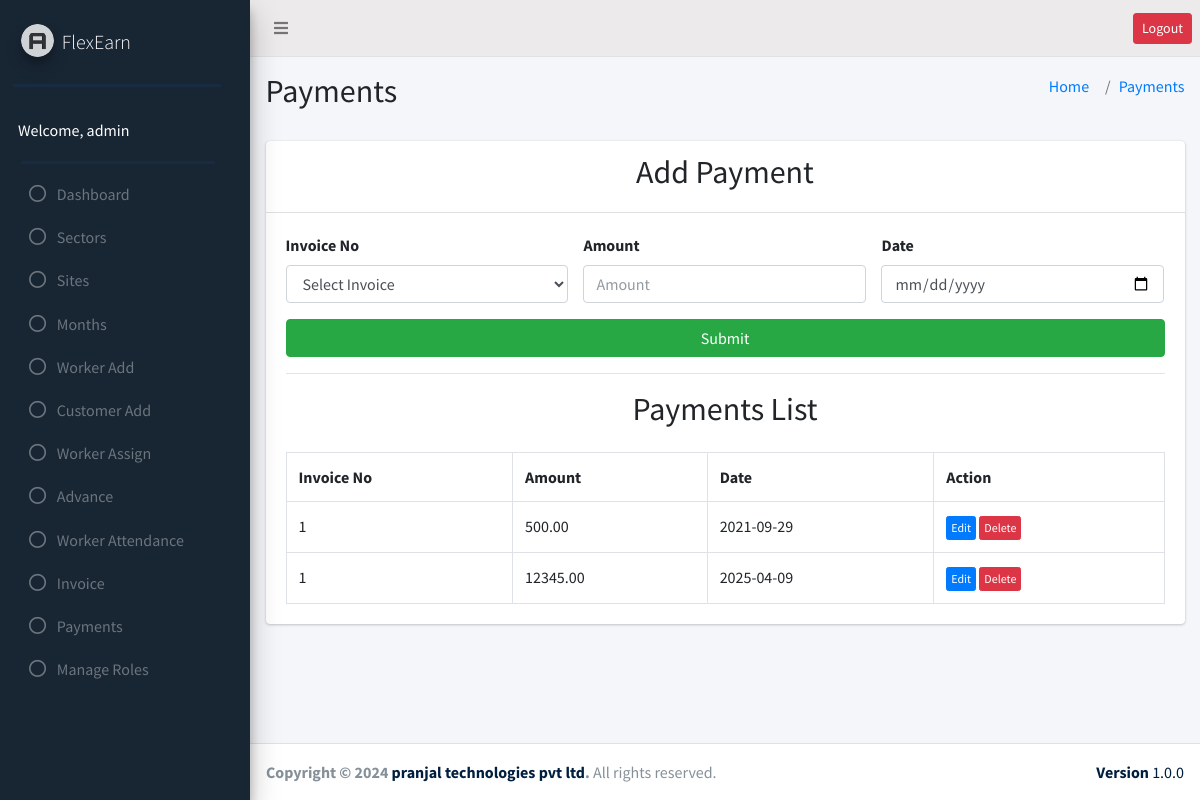
Screenshot of /Manpower/payments/payments.php (signed in) with the database file from the repository.
### tables this page shows
CREATE TABLE `payments` (
  `id` int(11) NOT NULL,
  `invoiceID` int(11) NOT NULL,
  `amount` decimal(10,2) NOT NULL,
  `date` date NOT NULL
);

### Manpower/payments/payments.php (the view, shortened to what this page needs)
<?php
require_once("../header.php");
require_once("../sidebar.php");
require_once("../db_config.php");
$where = '';
$db=$conn->query("SELECT * FROM `payments` $where");
    $conn->query("INSERT INTO `payments` (`invoiceID`, `amount`, `date`) VALUES ('$invoiceID', '$amount', '$date')"); ?>
<section class="content-header">
  <div class="container-fluid">
    <div class="row mb-2">
      <div class="col-sm-6">
        <h2> Payments</h2>
      </div>
      <div class="col-sm-6">
        <ol class="breadcrumb float-sm-right">
          <li class="breadcrumb-item"><a href="">Home</a></li>
          <li class="breadcrumb-item"><a href="">Payments</a></li>
        </ol>
      </div>
    </div>
  </div>
</section>
<section class="content">
  <div class="container-fluid">
    <div class="row">
      <div class="col-md-12">
        <div class="card">
        <?php if ($_SESSION['type'] == 'admin') { ?>
          <div class="card-header text-center ">
            <div class="row">
              <div class="col-md-12">
                <h2>Add Payment</h2>
              </div>
            </div>
          </div>
          <?php } ?>
          <div class="card-body">
          <?php if ($_SESSION['type'] == 'admin') { ?>
            <form action="" method="post">
              <div class="row">
                <div class="col-4">
                  <div class="form-group">
                    <label for="invoiceID">Invoice No</label>
                    <select class="form-control" name="invoiceID">
                      <option value="">Select Invoice</option>
                </select>
                  </div>
                </div>
                <div class="col-4">
                  <div class="form-group">
                    <label for="amount">Amount</label>
                    <input type="text" name="amount" class="form-control" placeholder="Amount">
                  </div>
                </div>
                <div class="col-4">
                  <div class="form-group">
                    <label for="date">Date</label>
                    <input type="date" class="form-control" name="date" id="date">
                  </div>
                </div>
              </div>
              <input type="submit" class="btn btn-block btn-success" value="Submit">
            </form>
            <hr>
            <?php } ?>
            <h2 class="text-center mb-4"> Payments List</h2>
            <table class="table table-bordered">
              <tr>
                <th>Invoice No</th>
                <th>Amount</th>
                <th>Date</th>
                <?php if ($_SESSION['type'] == 'admin') { ?>
                <th>Action</th>
                <?php } ?>
              </tr>
              <tr>
                <?php
            while ($i=$db->fetch_assoc()) {?>
                <td><?php echo $i['invoiceID'] ?>
                </td>
                <td><?php echo $i['amount'] ?>
                </td>
                <td><?php echo $i['date'] ?>
                </td>
                <?php if ($_SESSION['type'] == 'admin') { ?>
                <td>
                  <a href="update_payments.php?id=<?php echo $i['id'] ?>"
                    class="btn btn-xs btn-primary">Edit</a>
                  <a href="delete_payments.php?id=<?php echo $i['id'] ?>"
                    class="btn btn-xs btn-danger">Delete</a>
                </td>
                <?php } ?>
              </tr>
              <?php } ?>
            </table>
          </div>
        </div>
      </div>
    </div>
  </div>
  </div>
<?php require("../footer.php");

### rows the page displays
payments: invoiceID "1", amount "500.00", date "2021-09-29"
payments: invoiceID "1", amount "12345.00", date "2025-04-09"

### other values shown
$_SESSION['name'] "admin"
